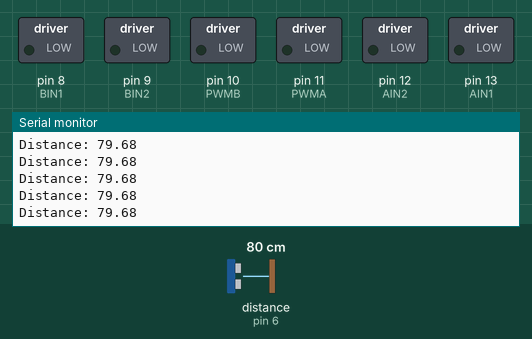
Recording of a sketch running on a simulated Arduino Uno, built with avr-gcc and run on an emulated ATmega328P. Shown: switched loads named in the sketch (green lamp = pin HIGH), the last lines printed to the serial monitor. Wiring (inferred from the names in the program): ultrasonic range finder: trigger pin 7; echo pin 6. The inputs (shaded band) are chosen by the test bench; at power-on: distance to the obstacle (sensor on pin 6) 80 cm. The echo pulse lasts 58.3 µs per cm; pins used as bus, display or sensor lines are not drawn.

Above: at 1.2 s.
1.3 s: distance to the obstacle (sensor on pin 6) set to 12 cm
At 2.1 s:
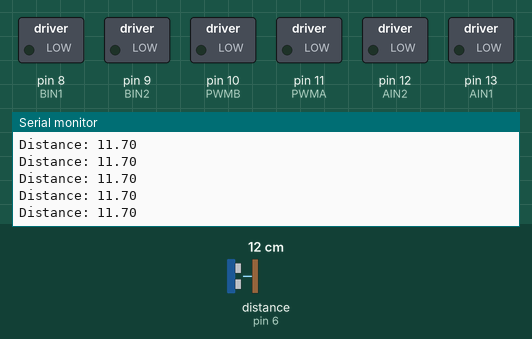
2.8 s: distance to the obstacle (sensor on pin 6) set to 9 cm
At 3.5 s:
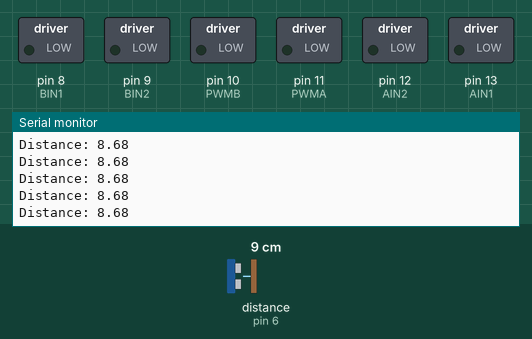
Timing chart, 0 to 5.8 s (numbered marks = the images above; inputs shaded):
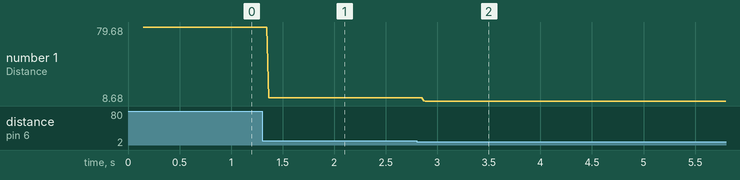

The sketch:

lab6codesensorandmotor.ino
```cpp
// Motor A (Right Motor) Pins
const int AIN1 = 13;
const int AIN2 = 12;
const int PWMA = 11;

// Motor B (Left Motor) Pins
const int PWMB = 10;
const int BIN2 = 9;
const int BIN1 = 8;

const int driveTime = 30;  // Time (ms) per inch
const int turnTime = 30;    // Time (ms) per degree

const int trigPin = 7;
const int echoPin = 6;
float duration, distance;


String botDirection;  // Stores direction command
String speedLevel;    // Stores speed level (slow, medium, fast)
int speedValue;       // Stores corresponding speed value

/********************************************************************************/
void setup() {
  pinMode(AIN1, OUTPUT);
  pinMode(AIN2, OUTPUT);
  pinMode(PWMA, OUTPUT);

  pinMode(BIN1, OUTPUT);
  pinMode(BIN2, OUTPUT);
  pinMode(PWMB, OUTPUT);

  pinMode(trigPin, OUTPUT);
  pinMode(echoPin, INPUT);


  Serial.begin(9600);
  Serial.println("Enter a direction and speed.");
  Serial.println("f = forward, b = backward, r = turn right, l = turn left");
  Serial.println("Speed options: slow, medium, fast");
  Serial.println("Example: f slow");
}

/********************************************************************************/
void loop() {

  if (true) {  // If switch is ON
    if (Serial.available() > 0) {
      botDirection = Serial.readStringUntil(' ');  // Read direction command
      speedLevel = Serial.readStringUntil('\n');  // Read speed level

      // Convert speed level to corresponding speed value
      if (speedLevel == "slow") {
        speedValue = 50;
        Serial.println("Speed is slow");
      } else if (speedLevel == "medium") {
        speedValue = 150;
      } else if (speedLevel == "fast") {
        speedValue = 250;
      } else {
        Serial.println("Invalid speed. Use 'slow', 'medium', or 'fast'.");
        return;  // Exit the loop and wait for a valid input
      }

      Serial.print("Direction: ");
      Serial.print(botDirection);
      delay(2000);
      Serial.print(" | Speed: ");
      Serial.println(speedLevel);

      if (botDirection == "f") {  // Forward
        rightMotor(speedValue);
        leftMotor(speedValue);
       // delay(driveTime * 10);

      }
      else if (botDirection == "b") {  // Backward
        rightMotor(speedValue);
        leftMotor(speedValue);
        //delay(driveTime * 10);

      }
      else if (botDirection == "r") {  // Turn Right
        rightMotor(-speedValue);
        leftMotor(speedValue);
        //delay(turnTime * 90);

      }
      else if (botDirection == "l") {  // Turn Left
        rightMotor(-speedValue);
        leftMotor(speedValue);
        //delay(turnTime * 90);

      }
    }
  }

  sensor();
}

void sensor() {
   // make sure pin is in low first
  digitalWrite(trigPin, LOW);
  delayMicroseconds(10);
  // send out 8 cycle sonic burst from transmitter
  digitalWrite(trigPin, HIGH);
  delayMicroseconds(10);
  digitalWrite(trigPin, LOW);

  duration = pulseIn(echoPin, HIGH);


  distance = (duration*.0343)/2;

  Serial.print("Distance: ");
  Serial.println(distance);

  if (distance < 10)
  {
     rightMotor(0);
     leftMotor(0);
  }
  delay(2);

}
/********************************************************************************/
void rightMotor(int speed) {
  if (speed > 0) {  // Forward
    digitalWrite(AIN1, HIGH);
    digitalWrite(AIN2, LOW);
  } else if (speed < 0) {  // Backward
    digitalWrite(AIN1, LOW);
    digitalWrite(AIN2, HIGH);
    speed = -speed;  // Convert to positive for PWM
  } else {  // Stop
    digitalWrite(AIN1, LOW);
    digitalWrite(AIN2, LOW);
  }
  analogWrite(PWMA, speed);
}

/********************************************************************************/
void leftMotor(int speed) {
  if (speed > 0) {  // Forward
    digitalWrite(BIN1, HIGH);
    digitalWrite(BIN2, LOW);
  } else if (speed < 0) {  // Backward
    digitalWrite(BIN1, LOW);
    digitalWrite(BIN2, HIGH);
    speed = -speed;  // Convert to positive for PWM
  } else {  // Stop
    digitalWrite(BIN1, LOW);
    digitalWrite(BIN2, LOW);
  }
  analogWrite(PWMB, speed);
}

/********************************************************************************/
```

Measured:
- after the input at 1.3 s, the serial monitor: prints a new line after 0.07 s (image 1)
- after the input at 2.8 s, the serial monitor: prints a new line after 0.07 s (image 2)
- plotted number 1: 79.68 → 11.7 after the input at 1.3 s, 11.7 → 8.68 after the input at 2.8 s
